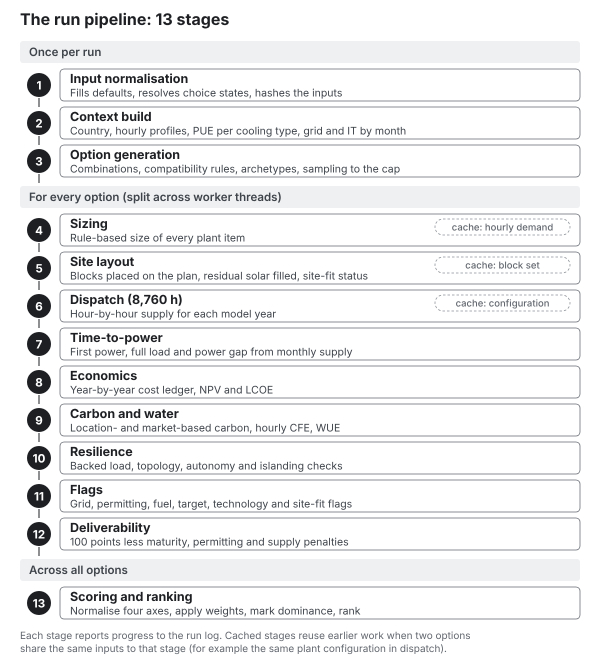
#> input picture energy-strategy-tool/docs/user-guide/src/img/d01-pipeline.png, 1200 x 1326 px (shown at 1/2 size)
$ python -i shot_mocks.py   (imports and definitions only)
#> lines starting #> are read from the running program, lines starting #| are printed output that depends on the picture
#> further down, picture is the input picture: PIL image 1200x1326 P; mean R, G, B 238, 238.5, 239.2
#!/usr/bin/env python3
"""Turn the mock-up pages in mock/ (drawn by make_mocks.py) into the figures src/img/m*.png: a full-page capture at
1040 px and 1.5x, the empty space below the drawing trimmed, then scaled to 1300 px wide.
Needs Playwright with Chromium and the Inter font. Usage: python3 shot_mocks.py [name-part ...]"""
import asyncio, io, sys
from PIL import Image, ImageChops
from playwright.async_api import async_playwright
from common import MOCK, save_figure

only = sys.argv[1:]


def trim_bottom(im, pad=12):
    """Cut the empty rows under the drawing (background = the bottom-left pixel)."""
#> called with pad = 12
    im = im.convert("RGB")
    bg = Image.new("RGB", im.size, im.getpixel((0, im.size[1] - 1)))
#> bg: PIL image 1200x1326 RGB; every value is 255
    box = ImageChops.difference(im, bg).getbbox()
#> box = (40, 25, 1161, 1309)
    if not box:
        return im
    return im.crop((0, 0, im.size[0], min(im.size[1], box[3] + pad)))
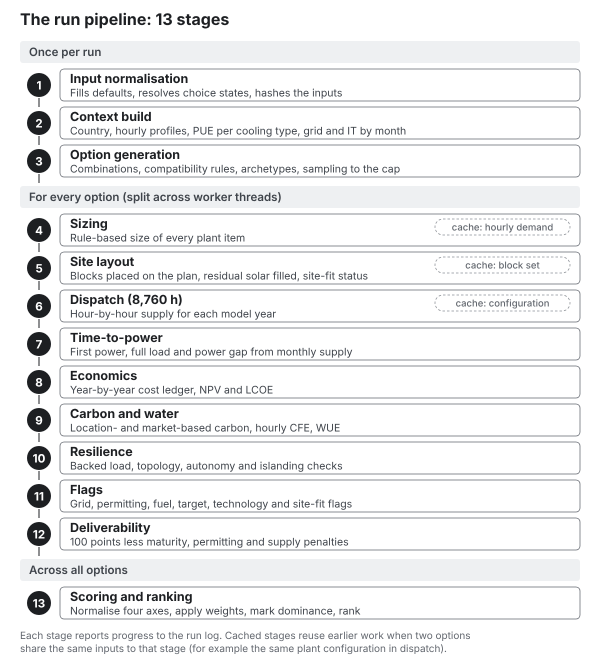
#> returned value: PIL image 1200x1321 RGB (shown at 1/2 size); mean R, G, B 237.9, 238.4, 239.1


# [15 lines not run here, left out]

>>> from PIL import Image
>>> picture = Image.open('../src/img/d01-pipeline.png')
>>> result = trim_bottom(picture)
